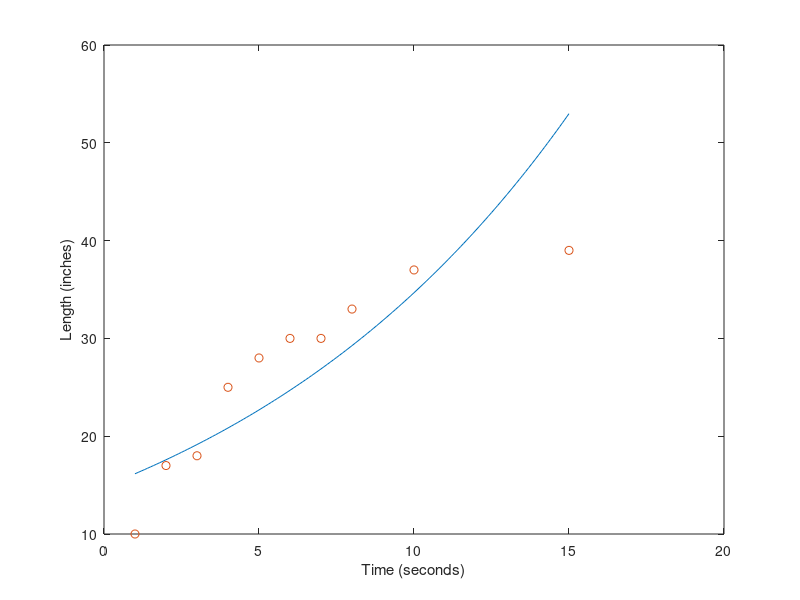

This figure's MATLAB source:
%Exponential Function Method
clear
clc
close all
% t = x = Time (sec) | L = y = Length (in)
t = [1, 2, 3, 4, 5, 6, 7, 8, 10, 15];
L = [10, 17, 18, 25, 28, 30, 30, 33, 37, 39];
%Exponential Equation y = ae^bx
C = polyfit(t,log(L),1);
a = exp(C(2));
b = C(1);
f = @(x) a*exp(b*x);
fprintf('Equation of Exponential Function: y = %d*e^%dx',a,b)
disp('Length at 4.5 seconds: ')
f(4.5)
disp('Length at 8.9 seconds: ')
f(8.9)
%Plotting Graph
xx=1:0.1:15;
figure;
plot(xx,f(xx),t,L,'o');
xlabel('Time (seconds)')
ylabel('Length (inches)')